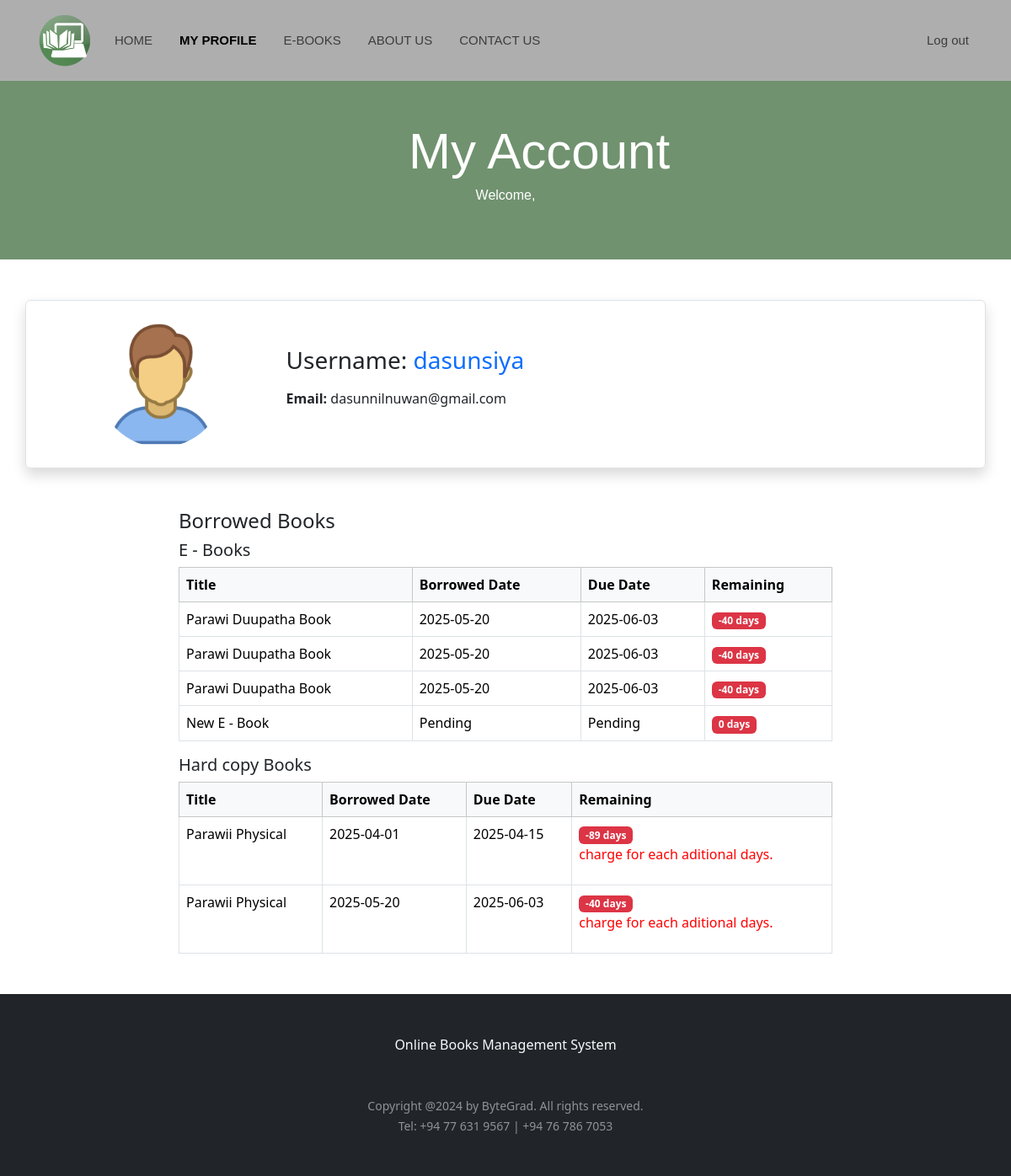
Page /users/myprofile.php (signed in) on the committed database.
### tables this page shows
CREATE TABLE `user` (
  `username` varchar(200) NOT NULL,
  `email` varchar(255) DEFAULT NULL,
  `password` varchar(100) NOT NULL,
  `create_time` timestamp NULL DEFAULT current_timestamp()
);

CREATE TABLE `borrowed_book` (
  `rec_id` int(11) NOT NULL,
  `username` varchar(200) DEFAULT NULL,
  `bookId` int(11) DEFAULT NULL,
  `reference_no` varchar(200) NOT NULL,
  `borrow_date` date DEFAULT NULL,
  `expire_date` date DEFAULT NULL,
  `received_date` date DEFAULT NULL,
  `status` varchar(100) NOT NULL,
  `available` tinyint(1) NOT NULL DEFAULT 1
);

CREATE TABLE `book_details` (
  `bookId` int(11) NOT NULL,
  `name` varchar(100) DEFAULT NULL,
  `author` varchar(100) DEFAULT NULL,
  `image` blob DEFAULT NULL,
  `info` mediumtext DEFAULT NULL,
  `binding` varchar(45) DEFAULT NULL,
  `pages` int(11) DEFAULT NULL,
  `publisher` varchar(100) DEFAULT NULL,
  `released_date` varchar(60) DEFAULT NULL,
  `price` float NOT NULL,
  `available` tinyint(4) NOT NULL DEFAULT 1
);

### users/myprofile.php (the view, shortened to what this page needs)
<!DOCTYPE html>
<html lang="en">
<head>
  <link href="https://cdn.jsdelivr.net/npm/bootstrap@5.3.3/dist/css/bootstrap.min.css" rel="stylesheet"
>
  <link href="../assets/css/style.css" rel="stylesheet">
</head>
<body>
  <?php include("../components/navbar.php") ?>
  <?php
    $stmt = $conn->prepare("SELECT * FROM user WHERE username = ?");
    $stmt->bind_param("s", $username);
    $stmt->execute();
    $result = $stmt->get_result();
      if($row = $result->fetch_assoc()){
        $email = $row['email'];
      }
 ?>
  <div class="bgcolor text-white py-5">
    <div class="container text-center">
      <h1 class="mb-1">My Account</h1>
      <p>Welcome,</p>
    </div>
  </div>
  <div class="container my-5">
    <div class="row align-items-center border p-4 rounded shadow">
      <div class="col-md-3 text-center">
        <img src="../assets/img/profile2.png" alt="Profile" class="rounded-circle img-fluid" width="150">
      </div>
      <div class="col-md-9">
        <h3 class="mb-3">Username: <span class="text-primary"><?php echo $username ?></span></h3>
        <p class="mb-11"><strong>Email:</strong> <?php echo $email ?></p>
      </div>
    </div>
  </div>
  <div class="container col-md-8">
    <h4>Borrowed Books</h4>
    <h5>E - Books</h5>
    <table class="table table-bordered">
      <thead class="table-light">
        <tr>
          <th>Title</th>
          <th>Borrowed Date</th>
          <th>Due Date</th>
          <th>Remaining</th>
        </tr>
      </thead>
      <tbody>
        <?php
          $today = new DateTime();
          $sql = "SELECT ebook_requests.expire_date, ebook_requests.request_date, ebook_requests.status, ebook_details.pdf_path, ebook_details.name FROM ebook_requests
                  JOIN ebook_details ON ebook_requests.ebookId = ebook_details.ebookId
                  WHERE ebook_requests.username = ? AND ebook_requests.status != 'expired'
                  ORDER BY ebook_requests.rec_id";
          $stmt = $conn->prepare($sql);
          $stmt->bind_param("s", $username);
          $stmt->execute();
          if ($result = $stmt->get_result()){
            while ($row = $result->fetch_assoc()) {
              $status = $row['status'];
              $pdf_name = $row['name'];
              $request_date = $row['request_date'];
              $ex_date = $row['expire_date'];
              $expireDate = new DateTime($ex_date);
              $interval = $today->diff($expireDate);
              $daysToExpire = $interval->format('%r%a');
              echo '<tr>
                    <td>'.$pdf_name.'</td>' ?>
                    <?php  if($status === 'pending'){ echo '<td>Pending</td>';}else{ echo '<td>'. $request_date .'</td>'; } ?>
                    <?php  if($status === 'pending'){ echo '<td>Pending</td>';}else{ echo '<td>'. $ex_date .'</td>'; } ?>
                    <?php  if($daysToExpire>=4){
                          echo '<td><span class="badge bg-success"><strong>'.$daysToExpire.' days </strong></span></td>';
                      }else{
                          echo '<td><span class="badge bg-danger"><strong>'.$daysToExpire.' days </strong></span></td>';
                      }?>
                    <?php echo '<tr>';
            }
          }?>
      </tbody>
    </table>
    <h5>Hard copy Books</h5>
    <table class="table table-bordered">
      <thead class="table-light">
        <tr>
          <th>Title</th>
          <th>Borrowed Date</th>
          <th>Due Date</th>
          <th>Remaining</th>
        </tr>
      </thead>
      <tbody>
         <?php
      $for_date = new DateTime();
        $sql="SELECT user.email, book_details.name, borrowed_book.username, borrowed_book.bookId, borrowed_book.rec_id, borrowed_book.reference_no, borrowed_book.borrow_date, borrowed_book.expire_date, borrowed_book.received_date, borrowed_book.status, borrowed_book.available
              FROM borrowed_book
              JOIN user ON borrowed_book.username = user.username
              JOIN book_details ON borrowed_book.bookId = book_details.bookId
              WHERE borrowed_book.username = ? AND borrowed_book.status != 'received' AND borrowed_book.status != 'rejected'
              ORDER BY borrowed_book.rec_id";
        $stmt = $conn->prepare($sql);
        $stmt->bind_param("s", $username);
        $stmt->execute();
        if ($result = $stmt->get_result()){
          while($row = $result->fetch_assoc()){
              $expireDateObj = new DateTime($row['expire_date']);
              $book_name =  $row['name'];
              $status = $row['status'];
              echo '<tr>';
              echo '<td>'.$book_name.'</td>';
              if($row['borrow_date'] == null) {echo '<td>Not Yet</td>';} else{echo '<td>'.$row['borrow_date'].'</td>';}
              if($row['expire_date'] == null) {echo '<td>Not Yet</td>';} else{echo '<td>'.$row['expire_date'].'</td>';}
              $interval = $for_date->diff($expireDateObj);
              $remainingDates = (int)$interval->format('%r%a');
              switch ($status) {
                  case 'accepted':
                  case 'over due':
                      if($remainingDates>=4){
                          echo '<td><span class="badge bg-success"><strong>'.$remainingDates.' days </strong></span></td>';
                      }else if($remainingDates<=0){
                          echo '<td>
                                  <span class="badge bg-danger"><strong>'.$remainingDates.' days </strong></span>
                                  <p style="color:red">charge for each aditional days.</P>
                                </td>';
                      }else{
                          echo '<td><span class="badge bg-warning"><strong>'.$remainingDates.' days </strong></span></td>';
                      }
                      break;
              }
          }
          }?>
      </tbody>
    </table>
  </div>
  <footer class="bg-dark py-5 mt-5">
    <div class="container text-light text-center">
      <p class="display-7 mb-5">Online Books Management System</p>
      <small class="text-white-50">Copyright @2024 by ByteGrad. All rights reserved.<br>Tel: +94 77 631 9567 | +94 76
        786 7053</small>
    </div>
  </footer>
</body>
</html>

### assets/css/style.css (style rules this page uses)
.row { margin-top: 35px; }
.bgcolor { background-color: #70926f; font-family: Arial, Helvetica, sans-serif; }
.mb-1 { font-family: Arial, Helvetica, sans-serif; font-size: 60px; margin-left: 80px; }

### rows in the picture
user: email "dasunnilnuwan@gmail.com"
borrowed_book: bookId.name "Parawii Physical", borrow_date "2025-04-01", expire_date "2025-04-15"
borrowed_book: bookId.name "Parawii Physical", borrow_date "2025-05-20", expire_date "2025-06-03"

### other values in the picture
$username "dasunsiya"
$pdf_name "Parawi Duupatha Book"
$request_date "2025-05-20"
$ex_date "2025-06-03"
$pdf_name "New E - Book"
